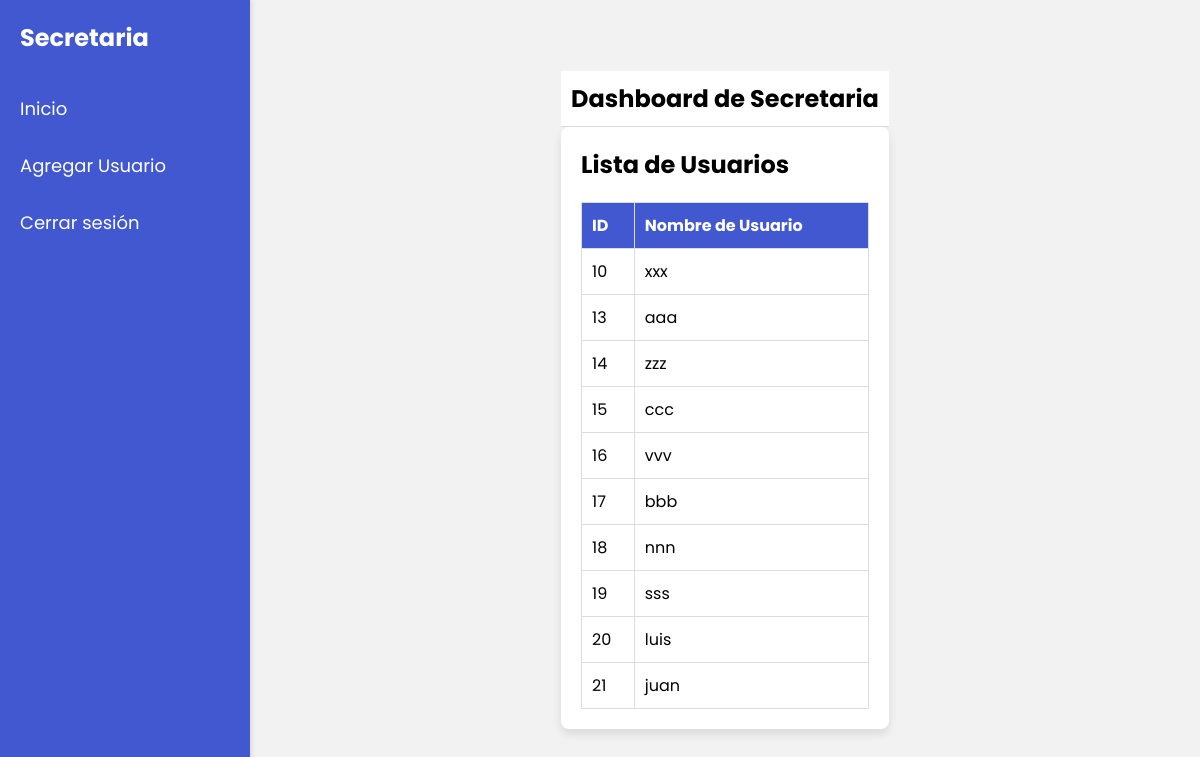
Page /Home/dashboarduser.php (signed in) on the committed database.
### tables this page shows
CREATE TABLE `usuarios` (
  `id` int(3) NOT NULL AUTO_INCREMENT,
  `username` varchar(15) NOT NULL,
  `password` varchar(100) NOT NULL,
  `nombre` varchar(25) NOT NULL,
  `departamento_id` int(3) NOT NULL,
  `puesto` varchar(25) NOT NULL,
  `role_id` int(3) NOT NULL,
  PRIMARY KEY (`id`),
  KEY `fk_usuario_departamento` (`departamento_id`),
  KEY `fk_usuario_roles` (`role_id`),
  CONSTRAINT `fk_usuario_departamento` FOREIGN KEY (`departamento_id`) REFERENCES `departamentos` (`id`) ON UPDATE CASCADE,
  CONSTRAINT `fk_usuario_roles` FOREIGN KEY (`role_id`) REFERENCES `roles` (`id`) ON UPDATE CASCADE
);

### Home/dashboarduser.php (the view, shortened to what this page needs)
<?php
$connection = new Connection();
$pdo = $connection->connect();
$sql = "SELECT id, username FROM usuarios";
$stmt = $pdo->query($sql);
$users = $stmt->fetchAll(PDO::FETCH_ASSOC);
?>
<!DOCTYPE html>
<html lang="es">
<head>
    <link rel="stylesheet" href="../css/style.css">
</head>
<body>
    <div class="sidebar">
        <h2>Secretaria</h2>
        <a href="secretary_dashboard.php">Inicio</a>
        <a href="register.php">Agregar Usuario</a>
        <a href="../InicioSesion/CerrarSesion.php">Cerrar sesión</a>
    </div>
    <div class="main-content">
        <div class="header">
            <h1>Dashboard de Secretaria</h1>
        </div>
        <div class="user-list">
            <h2>Lista de Usuarios</h2>
            <table>
                <thead>
                    <tr>
                        <th>ID</th>
                        <th>Nombre de Usuario</th>
                    </tr>
                </thead>
                <tbody>
                    <?php foreach ($users as $user): ?>
                        <tr>
                            <td><?php echo htmlspecialchars($user['id']); ?></td>
                            <td><?php echo htmlspecialchars($user['username']); ?></td>
                        </tr>
                    <?php endforeach; ?>
                </tbody>
            </table>
        </div>
    </div>
</body>
</html>

### css/style.css (style rules this page uses)
* { margin: 0; padding: 0; box-sizing: border-box; font-family: 'Poppins', sans-serif; }
html,body { display: grid; height: 100%; width: 100%; place-items: center; background: #f2f2f2; }
.sidebar { width: 250px; background: #4158d0; color: #fff; padding: 20px; height: 100%; position: fixed; top: 0; left: 0; box-shadow: 2px 0 5px rgba(0,0,0,0.1); }
.sidebar h2 { font-size: 24px; margin-bottom: 20px; }
.sidebar a { display: block; color: #fff; text-decoration: none; padding: 10px 0; font-size: 18px; }
.sidebar { height: 100%; width: 250px; background: #4158d0; position: fixed; top: 0; left: 0; color: #fff; padding: 20px; }
.sidebar h2 { font-size: 24px; margin-bottom: 30px; }
.sidebar a { display: block; color: #fff; text-decoration: none; margin: 10px 0; font-size: 18px; }
.main-content { margin-left: 250px; padding: 20px; }
.header { background: #fff; padding: 10px; border-bottom: 1px solid #ddd; display: flex; justify-content: space-between; align-items: center; }
.header h1 { font-size: 24px; margin: 0; }
.user-list { background: #fff; padding: 20px; border-radius: 8px; box-shadow: 0px 5px 10px rgba(0,0,0,0.1); }
.user-list h2 { margin-bottom: 20px; }
.user-list table { width: 100%; border-collapse: collapse; }
.user-list table, .user-list th, .user-list td { border: 1px solid #ddd; }
.user-list th, .user-list td { padding: 10px; text-align: left; }
.user-list th { background: #4158d0; color: #fff; }

### rows in the picture
usuarios: id "10", username "xxx"
usuarios: id "13", username "aaa"
usuarios: id "14", username "zzz"
usuarios: id "15", username "ccc"
usuarios: id "16", username "vvv"
usuarios: id "17", username "bbb"
usuarios: id "18", username "nnn"
usuarios: id "19", username "sss"
usuarios: id "20", username "luis"
usuarios: id "21", username "juan"
